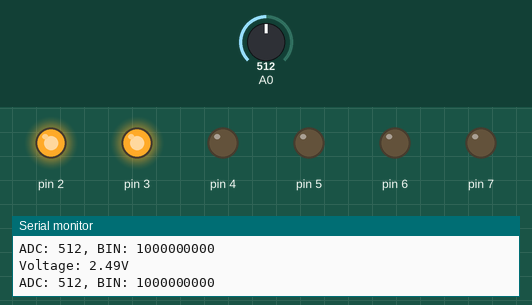
Simulated run of this sketch. Board: Arduino Uno, built with avr-gcc and run on an emulated ATmega328P. On the bench: output pins drawn as LEDs (lit = HIGH), the last lines printed to the serial monitor. Inputs (shaded band) come from the test bench; at power-on: A0 = 512. Pins used as bus, display or sensor lines are not drawn.

Above: at 0.8 s.
0.9 s: A0 set to 467
3.9 s: A0 set to 445
At 5.1 s:
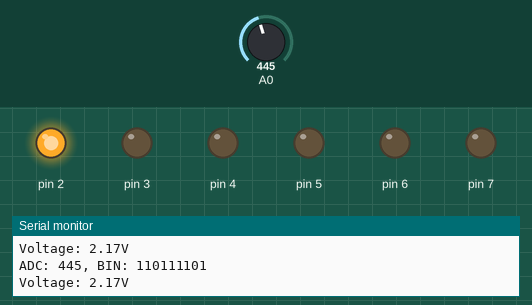
5.4 s: A0 set to 694
At 6.3 s:
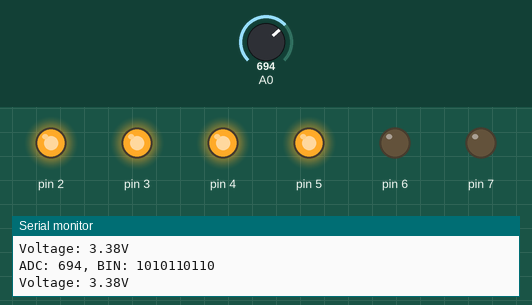
6.9 s: A0 set to 667
At 7.8 s:
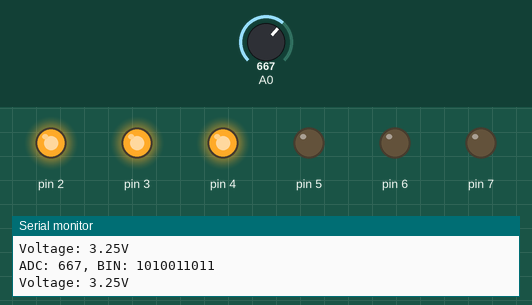
8.4 s: A0 set to 612
11.4 s: A0 set to 589
At 12.2 s:
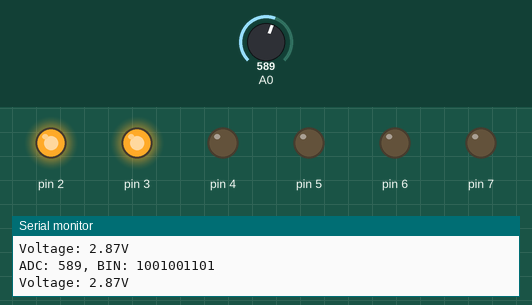
Timing chart, 0 to 14.4 s (numbered marks = the images above; inputs shaded):
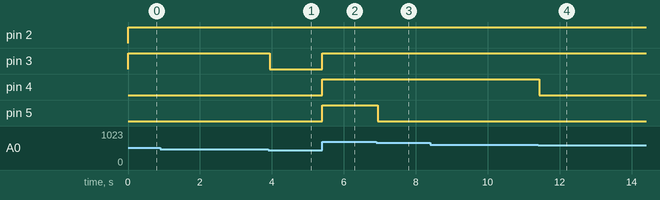

The sketch:

lab5-checkpoint02.ino
```cpp
#include <avr/io.h>
#define F_CPU 16000000UL

int main(void) {
  uint16_t x;
  float v;

  DIDR0 = 0b00111111; // disable buffer  adc0-adc5
  DDRD =  0xFF;
  DDRC =  0x00;

  // ADMUX[7:6] = 01; (REFS1)(REFS0) ref AVCC
  // ADMUX[5] = 0; (ADLAR) right align 2 bit high - 8 bit low ADCH:ADCL
  // ADMUX[3:0] = 0000; (MUX3210) use ADC0
  ADMUX = 0b01000000;


  // ADCSRA[7] = 1; (ADEN) Enable ADC
  // ADCSRA[6] = 0; (ADSC) disable start
  // ADCSRA[5] = 0; (ADSC) disable auto trigger
  // ADCSRA[4] = 0; (ADIF) interrupt flag
  // ADCSRA[3] = 0; (ADIE) set interrupt disable
  // ADCSRA[2:0] = 111; (ADSP) [210] division factor /128
  ADCSRA = 0b10000111;

  Serial.begin(9600);

  while(1) {
    ADCSRA |= (1<<ADSC);          // ADSC=1 start convert
    while( !(ADCSRA & (1<<ADIF)) ) {
      // do nothing
    }
    x = ADC;
    v = ((float)x / 113.0) * 0.55;
                                  // Calculate for digital
                                  // Max 5V, need 9 interval
                                  // 5/9 ~= 0.55
                                  // 1023/9 ~= 113
    if (x<113)      PORTD = 0x00; //         Vin <= 0.55, Digital 0-122
    else if (x<227) PORTD = 0x01; // 0.55 <= Vin <= 1.11, Digital 113-227
    else if (x<342) PORTD = 0x03; // 1.11 <= Vin <= 1.67, Digital 227-342
    else if (x<455) PORTD = 0x07; // 1.67 <= Vin <= 2.22, Digital 342-455
    else if (x<596) PORTD = 0x0F; // 2.22 <= Vin <= 2.78, Digital 455-569
    else if (x<684) PORTD = 0x1F; // 2.78 <= Vin <= 3.34, Digital 569-684
    else if (x<799) PORTD = 0x3F; // 3.34 <= Vin <= 3.90, Digital 684-799
    else if (x<911) PORTD = 0x7F; // 3.90 <= Vin <= 4.45, Digital 799-911
    else            PORTD = 0xFF; // 4.45 <= Vin <= 5.00, Digital 911-1023

    Serial.print("ADC: ");
    Serial.print(x);
    Serial.print(", BIN: ");
    Serial.println(x, BIN);

    Serial.print("Voltage: ");
    Serial.print(v);
    Serial.println("V");

    Serial.println();
    ADCSRA |= (1<<ADIF);    // reset interrupt flag
  }
}
```

Measured:
- the behaviour switches between 455 and 454 on A0 (found by bisection; images 0 and 1)
- the behaviour switches between 684 and 683 on A0 (found by bisection; images 2 and 3)
- the behaviour switches between 596 and 595 on A0 (found by bisection; images 3 and 4)
- after the input at 3.9 s, pin 3: HIGH → LOW at once
- after the input at 5.4 s, pin 3–5: LOW → HIGH at once
- after the input at 6.9 s, pin 5: HIGH → LOW at once
- after the input at 11.4 s, pin 4: HIGH → LOW at once
